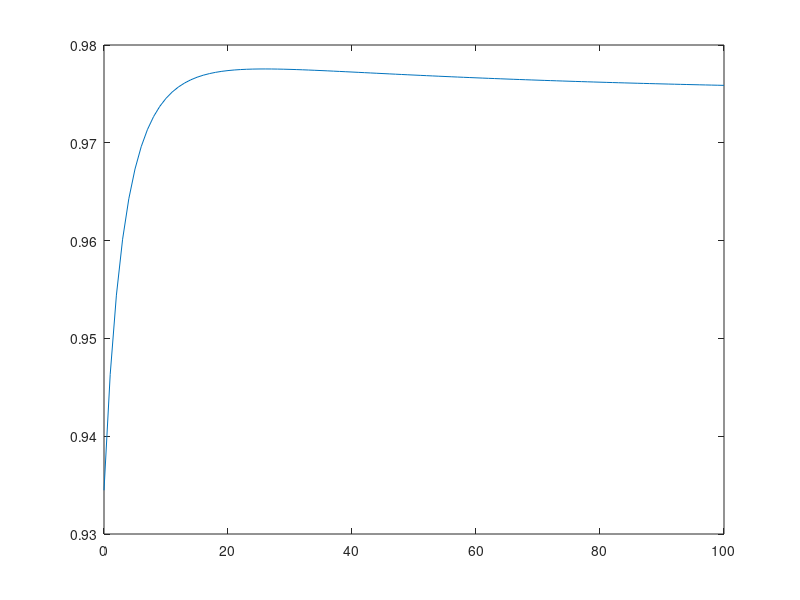

Here is the MATLAB script that generated this plot:
% commit star issue
data=[3862, 3, 0, 653326; 6827, 6604, 455, 3945470610; 3762, 68, 7, 1209081; 327, 55, 46, 4124223; 2, 0, 0, 764890; 2441, 151, 36, 3572028; 58, 47, 5, 1929932; 1014, 77, 6, 5366220; 66, 60, 4, 435855; 8459, 276, 68, 11058373; 105, 3, 0, 468218; 44, 0, 1, 269421; 5959, 988, 12, 74412188; 94, 41, 0, 2215849; 1771, 502, 13, 12216155; 126, 3, 0, 1253774; 4895, 130, 34, 553469; 3039, 223, 53, 8818467; 6107, 1061, 97, 13909520; 113, 2, 0, 646270; 4, 6, 2, 1221558; 4165, 80, 0, 302499; 4502, 12, 18, 988422; 4341, 19, 0, 127314; 2, 0, 0, 1468234; 3358, 0, 0, 848121; 289, 115, 116, 1420147; 456, 12, 1, 725682; 3272, 1278, 24, 349752825; 4631, 152, 20, 15530571];
% value=rand(1,19);
% cor=corrcoef(data(:,1),value);
% cor(1,2)
rmax=0;
r=zeros(1,101);

for j=1:101
k=102-j;
area = (data(:,2)*(j-1)+data(:,3)*(k-1))*0.01;
cor=corrcoef(area,data(:,4));
r(j)=cor(1,2);
if cor(1,2)>rmax
rmax=cor(1,2);
% star issue
weight=[j,k];
end
end
figure;
plot(0:100,r)
